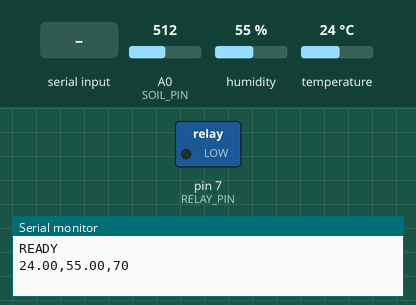
Recording of a sketch running on a simulated Arduino Uno, built with avr-gcc and run on an emulated ATmega328P. On the bench: switched loads named in the sketch (green lamp = pin HIGH), the last lines printed to the serial monitor. The test bench sets the inputs (shaded band); at power-on: A0 (SOIL_PIN) = 512, humidity 55 %, temperature 24 °C.

Above: at 3.2 s.
3.3 s: "1" received over Serial
At 6.2 s:
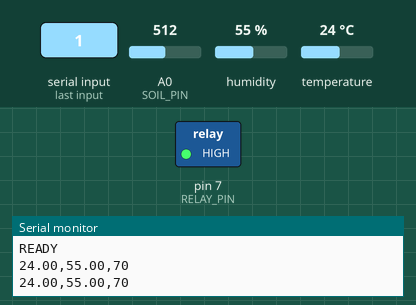
6.5 s: "0" received over Serial
At 8.4 s:
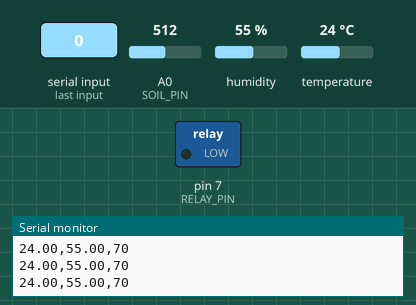
Timing chart, 0 to 9.9 s (numbered marks = the images above; inputs shaded):
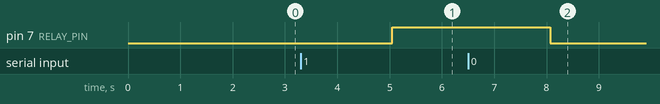

Measured:
- after the input at 3.3 s, pin 7 (RELAY_PIN): LOW → HIGH after 1.7 s
- after the input at 6.5 s, pin 7 (RELAY_PIN): HIGH → LOW after 1.6 s

The sketch:

arduino_sensors_ino.ino
```cpp
/*
  arduino_sensors.ino
  Smart Irrigation System - Sensor Reader
  ----------------------------------------
  Reads DHT11 (Temp + Humidity) and Soil Moisture sensor.
  Sends data to laptop via USB Serial every 3 seconds.
  Receives pump command from Python (1=ON, 0=OFF).

  Wiring:
    DHT11  DATA  -> Pin 2
    DHT11  VCC   -> 5V
    DHT11  GND   -> GND
    Soil   AO    -> A0
    Soil   VCC   -> 5V
    Soil   GND   -> GND
    Relay  IN    -> Pin 7
    Relay  VCC   -> 5V
    Relay  GND   -> GND
*/

#include <DHT.h>

#define DHT_PIN    2
#define DHT_TYPE   DHT11
#define SOIL_PIN   A0
#define RELAY_PIN  7

DHT dht(DHT_PIN, DHT_TYPE);

void setup() {
  Serial.begin(9600);
  dht.begin();
  pinMode(RELAY_PIN, OUTPUT);
  digitalWrite(RELAY_PIN, LOW);
  delay(2000);
  Serial.println("READY");
}

void loop() {

  // Read temperature and humidity
  float temperature = dht.readTemperature();
  float humidity    = dht.readHumidity();

  // Check if reading failed
  if (isnan(temperature) || isnan(humidity)) {
    Serial.println("ERROR:DHT");
    delay(2000);
    return;
  }

  // Read soil moisture
  // Raw: 0 (wet) to 1023 (dry) -> convert to 0-100 scale
  int raw   = analogRead(SOIL_PIN);
  int soil  = map(raw, 1023, 300, 0, 100);
  soil      = constrain(soil, 0, 100);

  // Send to Python: temperature,humidity,soil_moisture
  Serial.print(temperature);
  Serial.print(",");
  Serial.print(humidity);
  Serial.print(",");
  Serial.println(soil);

  // Check if Python sent pump command
  if (Serial.available() > 0) {
    char cmd = Serial.read();
    if (cmd == '1') {
      digitalWrite(RELAY_PIN, HIGH);  // Pump ON
    } else if (cmd == '0') {
      digitalWrite(RELAY_PIN, LOW);   // Pump OFF
    }
  }

  delay(3000);
}
```
